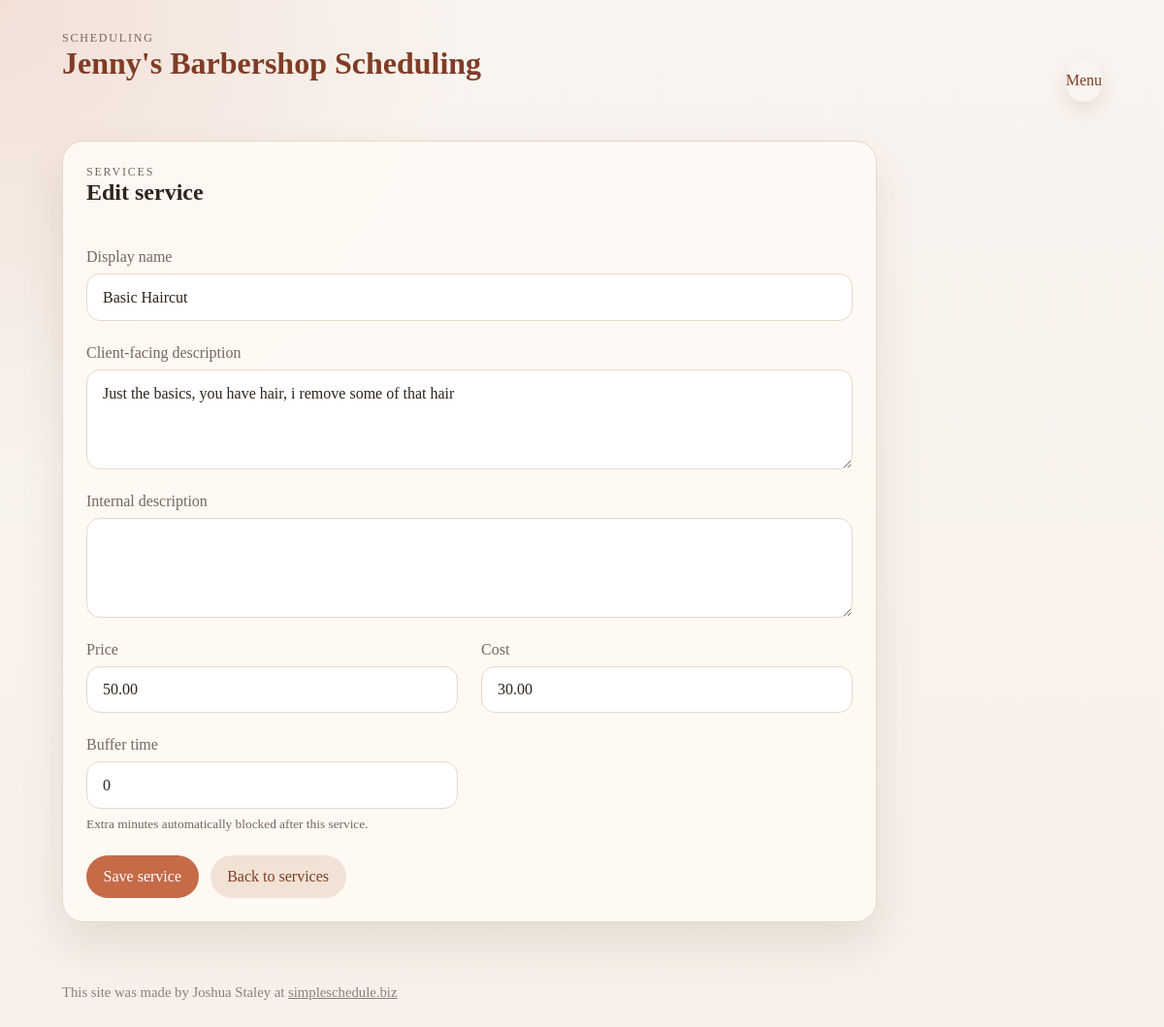
The app's page /services/1/edit (signed in) with its own data.
### salon_scheduler/models.py (models this page shows)
class Service(db.Model):
    id = db.Column(db.Integer, primary_key=True)
    display_name = db.Column(db.String(120), nullable=False)
    description = db.Column(db.Text)
    internal_description = db.Column(db.Text)
    price = db.Column(db.Numeric(10, 2), nullable=False, default=Decimal("0.00"))
    cost = db.Column(db.Numeric(10, 2), nullable=False, default=Decimal("0.00"))
    buffer_minutes = db.Column(db.Integer, nullable=False, default=0)
    created_at = db.Column(db.DateTime, default=datetime.utcnow, nullable=False)
    updated_at = db.Column(db.DateTime, default=datetime.utcnow, onupdate=datetime.utcnow, nullable=False)
    appointments = db.relationship("Appointment", secondary=appointment_services, back_populates="services")
    recurring_series = db.relationship("RecurringSeries", secondary=recurring_series_services, back_populates="services")
    change_requests = db.relationship("ChangeRequest", secondary=change_request_services, back_populates="services")
    promotions = db.relationship("Promotion", back_populates="service")

### salon_scheduler/routes.py (the view, shortened to what this page needs)
@main_bp.route("/services/<int:service_id>/edit", methods=["GET", "POST"])
@stylist_login_required
def edit_service(service_id: int):
    service = Service.query.get_or_404(service_id)
    return render_template("service_form.html", service=service)

### salon_scheduler/routes.py (called while the page is built)
@main_bp.before_app_request
def load_active_session_state():
    g.stylist_user = None
    g.client = None
    stylist_user_id = session.get("stylist_user_id")
    client_id = session.get("client_id")
    if stylist_user_id:
        g.stylist_user = StylistUser.query.get(stylist_user_id)
    if client_id:
        g.client = Client.query.get(client_id)

@main_bp.app_context_processor
def inject_session_state():
    return {
        "current_stylist": getattr(g, "stylist_user", None),
        "current_client": getattr(g, "client", None),
    }

def stylist_login_required(view_func):
    @wraps(view_func)
    def wrapped_view(*args, **kwargs):
        if StylistUser.query.count() == 0:
            return redirect(url_for("main.stylist_setup"))
        if not g.stylist_user:
            return redirect(url_for("main.stylist_login", next=request.path))
        return view_func(*args, **kwargs)
    return wrapped_view

### salon_scheduler/templates/service_form.html
{% extends "base.html" %}
{% block content %}
<section class="form-shell card">
    <div class="section-heading standalone">
        <div>
            <p class="eyebrow">Services</p>
            <h2>{{ "Edit service" if service else "Add a service" }}</h2>
        </div>
    </div>
    <form method="post" class="form-grid">
        <label class="full">
            Display name
            <input type="text" name="display_name" value="{{ service.display_name if service else '' }}" required>
        </label>
        <label class="full">
            Client-facing description
            <textarea name="description" rows="4">{{ service.description if service else '' }}</textarea>
        </label>
        <label class="full">
            Internal description
            <textarea name="internal_description" rows="4">{{ service.internal_description if service else '' }}</textarea>
        </label>
        <label>
            Price
            <input type="number" min="0" step="0.01" name="price" value="{{ '%.2f'|format(service.price) if service else '0.00' }}" required>
        </label>
        <label>
            Cost
            <input type="number" min="0" step="0.01" name="cost" value="{{ '%.2f'|format(service.cost) if service else '0.00' }}" required>
        </label>
        <label>
            Buffer time
            <input type="number" min="0" step="5" name="buffer_minutes" value="{{ service.buffer_minutes if service else 0 }}" required>
            <small>Extra minutes automatically blocked after this service.</small>
        </label>
        <div class="full actions-row">
            <button class="button" type="submit">Save service</button>
            <a class="button subtle" href="{{ url_for('main.services') }}">Back to services</a>
        </div>
    </form>
</section>
{% endblock %}

### salon_scheduler/static/styles.css (style rules this page uses)
:root { --bg: #f6f0e8; --panel: #fffaf5; --panel-strong: #fff; --text: #2d241d; --muted: #74675d; --accent: #c56b48; --accent-dark: #7f3c27; --line: #e8d8c7; --shadow: 0 20px 45px rgba(102, 65, 43, 0.12); }
* { box-sizing: border-box; }
body { margin: 0; font-family: Georgia, "Times New Roman", serif; color: var(--text); background: radial-gradient(circle at top left, rgba(197, 107, 72, 0.15), transparent 30%), linear-gradient(180deg, #f9f4ef 0%, var(--bg) 100%); }
a { color: var(--accent-dark); text-decoration: none; }
.eyebrow { margin: 0; text-transform: uppercase; letter-spacing: 0.15em; font-size: 0.75rem; color: var(--muted); }
h1, h2, h3, p { margin-top: 0; }
.hero, .grid, .cards, .form-grid, .stats { display: grid; gap: 1.5rem; }
.hero, .card, .flash { background: rgba(255, 250, 245, 0.92); border: 1px solid var(--line); box-shadow: var(--shadow); border-radius: 22px; }
.card { padding: 1.5rem; }
.button { display: inline-flex; align-items: center; justify-content: center; border: none; border-radius: 999px; padding: 0.75rem 1.1rem; background: var(--accent); color: white; cursor: pointer; font: inherit; }
.button, .nav-button, input, textarea, select { min-height: 44px; }
.button.subtle { background: #f1e2d5; color: var(--accent-dark); }
.section-heading { display: flex; justify-content: space-between; gap: 1rem; align-items: center; margin-bottom: 1rem; }
.section-heading.standalone { margin-bottom: 1.5rem; }
.notes, .empty, small, label { color: var(--muted); }
.form-shell { max-width: 840px; }
.form-grid { grid-template-columns: repeat(2, minmax(0, 1fr)); }
.form-grid label { display: grid; gap: 0.5rem; }
.form-grid .full { grid-column: 1 / -1; }
input, textarea, select { width: 100%; padding: 0.9rem 1rem; border-radius: 14px; border: 1px solid var(--line); background: var(--panel-strong); font: inherit; color: var(--text); }
.actions, .actions-row { display: flex; gap: 0.75rem; flex-wrap: wrap; }

### records on screen
Service: display_name "Basic Haircut", description "Just the basics, you have hair, i remove some of that hair", price "50.00", cost "30.00", buffer_minutes "0"

### other values on screen
{{ "Edit service" if service else "Add a service" }} "Edit service"
